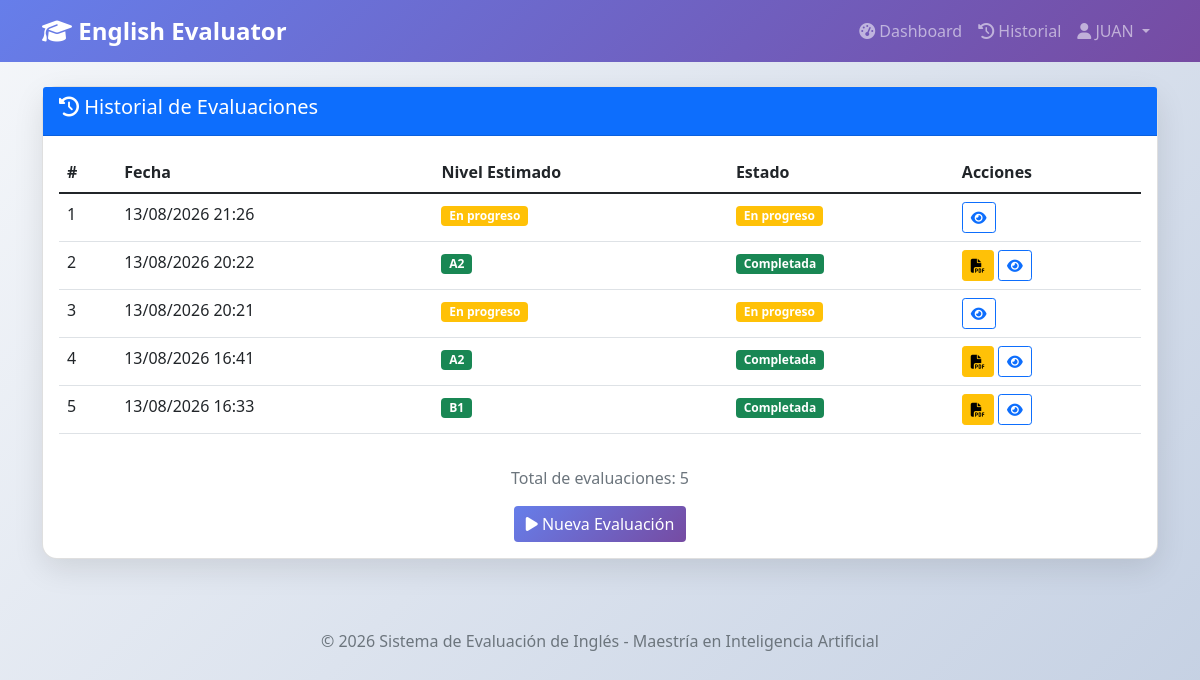
The app's page /historial (signed in) with its own data.
### app.py (models this page shows, shortened)
class Usuario(db.Model):
    __tablename__ = 'usuarios'
    id = db.Column(db.Integer, primary_key=True)
    nombre = db.Column(db.String(100), nullable=False)
    apellido = db.Column(db.String(100), nullable=False)
    correo = db.Column(db.String(150), unique=True, nullable=False)
    password = db.Column(db.String(255), nullable=False)
    rol = db.Column(db.String(20), default='ESTUDIANTE')
    estado = db.Column(db.Boolean, default=True)
    fecha_creacion = db.Column(db.DateTime, default=datetime.utcnow)
    ultimo_login = db.Column(db.DateTime)
    nivel_autopercibido_id = db.Column(db.Integer, db.ForeignKey('niveles_mcer.id'), nullable=True)
    nivel_autopercibido = db.relationship('NivelMCER', foreign_keys=[nivel_autopercibido_id])
    evaluaciones = db.relationship('Evaluacion', backref='usuario', lazy=True)

class Evaluacion(db.Model):
    __tablename__ = 'evaluaciones'
    id = db.Column(db.Integer, primary_key=True)
    usuario_id = db.Column(db.Integer, db.ForeignKey('usuarios.id'), nullable=False)
    fecha_inicio = db.Column(db.DateTime, default=datetime.utcnow)
    fecha_fin = db.Column(db.DateTime)
    nivel_estimado_id = db.Column(db.Integer, db.ForeignKey('niveles_mcer.id'))
    estado = db.Column(db.String(30), default='EN_PROCESO')
    accuracy = db.Column(db.Numeric(5, 2))
    precision = db.Column(db.Numeric(5, 2))
    recall = db.Column(db.Numeric(5, 2))
    f1_score = db.Column(db.Numeric(5, 2))
    respuestas = db.relationship('Respuesta', backref='evaluacion', lazy=True)
    nivel_estimado = db.relationship('NivelMCER', foreign_keys=[nivel_estimado_id])

class NivelMCER(db.Model):
    __tablename__ = 'niveles_mcer'
    id = db.Column(db.Integer, primary_key=True)
    codigo = db.Column(db.String(2), unique=True, nullable=False)
    nombre = db.Column(db.String(50))
    descripcion = db.Column(db.Text)
    preguntas = db.relationship('Pregunta', backref='nivel', lazy=True)

### app.py (the view)
@app.route('/historial')
@login_required
def historial():
    evaluaciones = Evaluacion.query.filter_by(usuario_id=current_user.id).order_by(Evaluacion.fecha_inicio.desc()).all()
    return render_template('historial.html', evaluaciones=evaluaciones)

### app.py (called while the page is built)
@login_manager.user_loader
def load_user(user_id):
    return Usuario.query.get(int(user_id))

### templates/historial.html (shortened to what this page needs)
{% extends "base.html" %}
{% block content %}
<div class="card">
    <div class="card-header bg-primary text-white">
        <h5><i class="fas fa-history"></i> Historial de Evaluaciones</h5>
    </div>
    <div class="card-body">
        {% if evaluaciones %}
            <div class="table-responsive">
                <table class="table table-hover">
                    <thead>
                        <tr>
                            <th>#</th>
                            <th>Fecha</th>
                            <th>Nivel Estimado</th>
                            <th>Estado</th>
                            <th>Acciones</th>
                        </tr>
                    </thead>
                    <tbody>
                        {% for eval in evaluaciones %}
                        <tr>
                            <td>{{ loop.index }}</td>
                            <td>{{ eval.fecha_inicio.strftime('%d/%m/%Y %H:%M') }}</td>
                            <td>
                                {% if eval.nivel_estimado %}
                                    <span class="badge bg-success">{{ eval.nivel_estimado.codigo }}</span>
                                {% else %}
                                    <span class="badge bg-warning">En progreso</span>
                                {% endif %}
                            </td>
                            <td>
                                {% if eval.estado == 'COMPLETADA' %}
                                    <span class="badge bg-success">Completada</span>
                                {% else %}
                                    <span class="badge bg-warning">En progreso</span>
                                {% endif %}
                            </td>
                            <td>
                                {% if eval.estado == 'COMPLETADA' and eval.nivel_estimado %}
                                    <a href="{{ url_for('descargar_diploma', evaluacion_id=eval.id) }}"
                                       class="btn btn-sm btn-warning" title="Descargar Diploma">
                                        <i class="fas fa-file-pdf"></i>
                                    </a>
                                {% endif %}
                                <a href="{{ url_for('detalle_evaluacion', evaluacion_id=eval.id) }}"
                                   class="btn btn-sm btn-outline-primary" title="Ver Detalle">
                                    <i class="fas fa-eye"></i>
                                </a>
                            </td>
                        </tr>
                        {% endfor %}
                    </tbody>
                </table>
            </div>
            <div class="text-center mt-3">
                <p class="text-muted">Total de evaluaciones: {{ evaluaciones|length }}</p>
                <a href="{{ url_for('iniciar_evaluacion') }}" class="btn btn-primary">
                    <i class="fas fa-play"></i> Nueva Evaluación
                </a>
            </div>
        {% endif %}
    </div>
</div>
{% endblock %}

### templates/base.html (shortened to what this page needs)
<!DOCTYPE html>
<html lang="es">
<head>
    <link href="https://cdn.jsdelivr.net/npm/bootstrap@5.1.3/dist/css/bootstrap.min.css" rel="stylesheet">
    <link rel="stylesheet" href="https://cdnjs.cloudflare.com/ajax/libs/font-awesome/6.4.0/css/all.min.css">
</head>
<body>
    <nav class="navbar navbar-expand-lg navbar-dark bg-primary" style="background: linear-gradient(135deg, #667eea 0%, #764ba2 100%) !important;">
        <div class="container">
            <a class="navbar-brand" href="{{ url_for('index') }}">
                <i class="fas fa-graduation-cap"></i> English Evaluator
            </a>
            <div class="collapse navbar-collapse" id="navbarNav">
                <ul class="navbar-nav ms-auto">
                    {% if current_user.is_authenticated %}
                        <li class="nav-item">
                            <a class="nav-link" href="{{ url_for('dashboard') }}">
                                <i class="fas fa-tachometer-alt"></i> Dashboard
                            </a>
                        </li>
                        <li class="nav-item">
                            <a class="nav-link" href="{{ url_for('historial') }}">
                                <i class="fas fa-history"></i> Historial
                            </a>
                        </li>
                        <li class="nav-item dropdown">
                            <a class="nav-link dropdown-toggle" href="#" id="userDropdown" role="button" data-bs-toggle="dropdown">
                                <i class="fas fa-user"></i> {{ current_user.nombre }}
                            </a>
                        </li>
                    {% endif %}
                </ul>
            </div>
        </div>
    </nav>
    <div class="container mt-4">
        {% block content %}{% endblock %}
    </div>
    <div class="footer">
        <p class="text-muted">© 2026 Sistema de Evaluación de Inglés - Maestría en Inteligencia Artificial</p>
    </div>
</body>
</html>

### templates/base.html (style rules this page uses)
body { background: linear-gradient(135deg, #f5f7fa 0%, #c3cfe2 100%); min-height: 100vh; }
.navbar-brand { font-weight: bold; font-size: 1.5rem; }
.card { border-radius: 15px; box-shadow: 0 10px 30px rgba(0,0,0,0.1); transition: transform 0.3s; }
.btn-primary { background: linear-gradient(135deg, #667eea 0%, #764ba2 100%); border: none; }
.footer { margin-top: 50px; padding: 20px; text-align: center; color: #666; }

### records on screen
Usuario: nombre "JUAN"
Evaluacion: fecha_inicio "13/08/2026 21:26", shows "En progreso", estado "En progreso"
Evaluacion: fecha_inicio "13/08/2026 20:22", nivel_estimado.codigo "A2", estado "Completada"
Evaluacion: fecha_inicio "13/08/2026 20:21", shows "En progreso", estado "En progreso"
Evaluacion: fecha_inicio "13/08/2026 16:41", nivel_estimado.codigo "A2", estado "Completada"
Evaluacion: fecha_inicio "13/08/2026 16:33", nivel_estimado.codigo "B1", estado "Completada"

### other values on screen
{{ evaluaciones|length }} "5"
